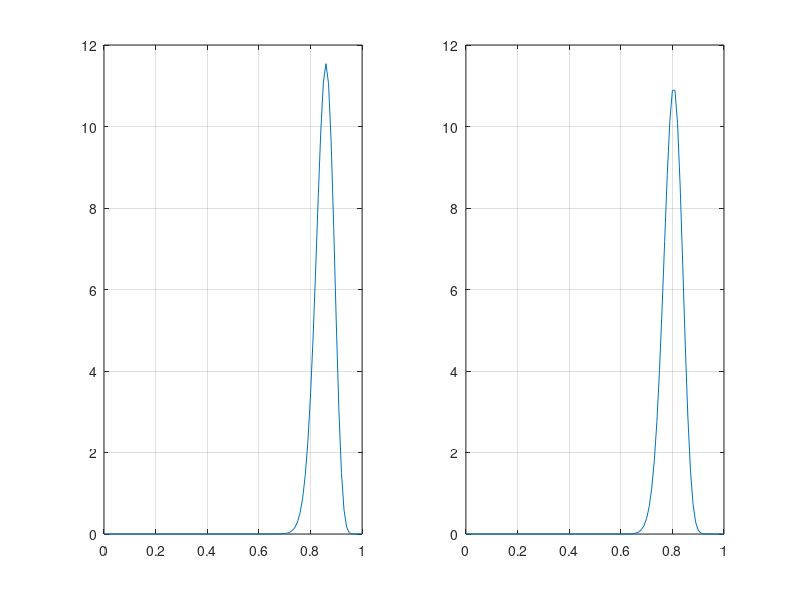

MATLAB code for this plot:
%% coin tossing learning

% Bernoulli distribution, in exponential form
% parameter q, observation x

%P(x|q) = q^x (1-q)^(1-x)
%       = (1-q) exp(log(q/(1-q))
% natural param is log odds log(q/(1-q))
% sufficient statistics is number of heads

% prior has form of Beta distribution: 1/B(tau+1, v-tau+1)

% likelihood will also be beta distribution
% alpha1 = 1 + tau + sum(X), alpha2 = 1+(v+n) - (tau + sum(X))

qinterval = 0:0.01:1;

% 2 learners: A - all q equally plausible. B - fair q more likely

Aa1 = 1; Aa2 = 1;
Ba1 = 10; Ba2 = 10;

Abeta = betapdf(qinterval,Aa1,Aa2);
Bbeta = betapdf(qinterval,Ba1,Ba2);

subplot(121)
plot(qinterval,Abeta), grid on,
ylabel('P(q)')
title('Learner A')
subplot(122)
plot(qinterval,Bbeta), grid on,
title('Learner B')



coinP = 0.9; % probs of heads
nTosses = 100;

% generate coin tosses

tosses = rand(nTosses,1);
X = zeros(size(tosses));
X(tosses <= coinP) = 1;


for i = 1:numel(X)
    if X(i) == 1
        Aa1 = Aa1+1;
        Ba1 = Ba1+1;
    else
        Aa2 = Aa2+1;
        Ba2 = Ba2+1;
    end
    Abeta = betapdf(qinterval,Aa1,Aa2);
    Bbeta = betapdf(qinterval,Ba1,Ba2);
    pause
    X(i)
    subplot(121)
    plot(qinterval,Abeta), grid on,
    subplot(122)
    plot(qinterval,Bbeta), grid on,
    
end
    
    nHeads = sum(X);
    nTails = numel(X)-sum(X);
    
    % evidence for both models
    P_d_fair = 0.5^nTosses
    P_d_bent = beta(1+nHeads, 1+nTails)
    
